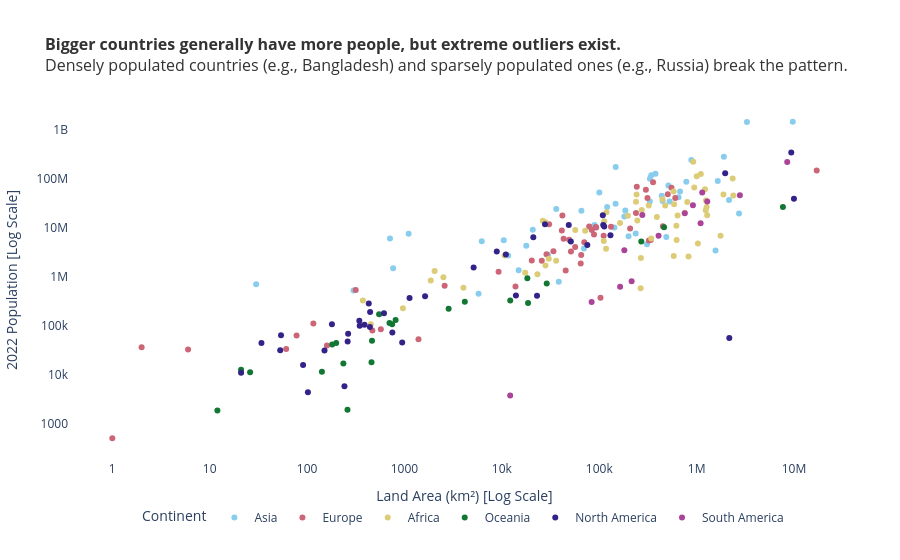

The cell this chart's notebook holds for it:
### Markdown cell above
**Chart choice & justification:** *Which chart did you choose, and why? Justify design choices.

*YOUR ANSWER HERE*  
I chose a scatter plot with logarithmic scales on both axes to visualize the relationship between land area and 2022 population.

Logarithmic Scales: Both area and population span multiple orders of magnitude. Using log scales prevents smaller countries from being clustered at the origin and reveals the underlying power-law relationship.

CVD-safe Palette: I used a qualitative, color-blind friendly palette (Plotly's Safe palette) to distinguish continents without using red/green combinations. Color here encodes a categorical variable (Continent) to answer if the relationship differs by region.

Direct Annotations: I added direct annotations to key outlier countries (e.g., Bangladesh, Russia, Canada). This directly answers the "which countries clearly break the pattern" question, saving the reader from hovering over individual dots.

Insight Title & Decluttered Layout: The title states the main finding—that while a general positive correlation exists, extreme outliers exist. I used plotly_white and removed background gridlines to keep the chart clean.

### Code cell
# Q3
# YOUR CODE HERE
df_q3 = df[['Country', 'Continent', 'Area', '2022 Population']].dropna()
df_q3 = df_q3[(df_q3['Area'] > 0) & (df_q3['2022 Population'] > 0)]

fig = px.scatter(
    df_q3,
    x='Area',
    y='2022 Population',
    color='Continent',
    hover_name='Country',
    log_x=True,
    log_y=True, 
    color_discrete_sequence=px.colors.qualitative.Safe 
)

outliers = ['Bangladesh', 'Russia', 'Canada', 'Australia', 'India', 'China']
for country in outliers:
    row = df_q3[df_q3['Country'] == country]
    if not row.empty:
        fig.add_annotation(
            x=row['Area'].values[0],
            y=row['2022 Population'].values[0],
            text=country,
            showarrow=True,
            arrowhead=1,
            ax=20, ay=-20,
            font=dict(size=10, color="black"),
            bgcolor="white",
            bordercolor="black",
            borderwidth=1,
            borderpad=2,
            opacity=0.8
        )

fig.update_layout(
         title=dict(
        text="<b>Bigger countries generally have more people, but extreme outliers exist.</b><br>Densely populated countries (e.g., Bangladesh) and sparsely populated ones (e.g., Russia) break the pattern.",
        font=dict(size=16, color='#333333'),
        x=0.05
    ),
    template='plotly_white',
    xaxis_title="Land Area (km²) [Log Scale]", 
    yaxis_title="2022 Population [Log Scale]",
    xaxis=dict(showgrid=False), 
    yaxis=dict(showgrid=False),
    legend=dict(
        title="Continent",
        orientation="h", 
        yanchor="bottom",
        y=-0.2,
        xanchor="center",
        x=0.5
    ),
    margin=dict(l=40, r=40, t=100, b=100)
)

fig.show()

### Figure 1 — Plotly figure (JSON) as saved in the notebook; plotly's stock layout.template omitted (floating-point values rounded to 4 significant figures)
{"data": [{"hovertemplate": "<b>%{hovertext}</b><br><br>Continent=Asia<br>Area=%{x}<br>2022 Population=%{y}<extra></extra>", "hovertext": ["Afghanistan", "Armenia", "Azerbaijan", "Bahrain", "Bangladesh", "Bhutan", "Brunei", "Cambodia", "China", "Georgia", "Hong Kong", "India", "Indonesia", "Iran", "Iraq", "Israel", "Japan", "Jordan", "Kazakhstan", "Kuwait", "Kyrgyzstan", "Laos", "Lebanon", "Macau", "Malaysia", "Maldives", "Mongolia", "Myanmar", "Nepal", "North Korea", "Oman", "Pakistan", "Palestine", "Philippines", "Qatar", "Saudi Arabia", "Singapore", "South Korea", "Sri Lanka", "Syria", "Taiwan", "Tajikistan", "Thailand", "Timor-Leste", "Turkey", "Turkmenistan", "United Arab Emirates", "Uzbekistan", "Vietnam", "Yemen"], "legendgroup": "Asia", "marker": {"color": "rgb(136, 204, 238)", "symbol": "circle"}, "mode": "markers", "name": "Asia", "orientation": "v", "showlegend": true, "type": "scatter", "x": [652230, 29743, 86600, 765, 147570, 38394, 5765, 181035, 9706961, 69700, 1104, 3287590, 1904569, 1648195, 438317, 20770, 377930, 89342, 2724900, 17818, 199951, 236800, 10452, 30, 330803, 300, 1564110, 676578, 147181, 120538, 309500, 881912, 6220, 342353, 11586, 2149690, 710, 100210, 65610, 185180, 36193, 143100, 513120, 14874, 783562, 488100, 83600, 447400, 331212, 527968], "xaxis": "x", "y": [41128771, 2780469, 10358074, 1472233, 171186372, 782455, 449002, 16767842, 1425887337, 3744385, 7488865, 1417173173, 275501339, 88550570, 44496122, 9038309, 123951692, 11285869, 19397998, 4268873, 6630623, 7529475, 5489739, 695168, 33938221, 523787, 3398366, 54179306, 30547580, 26069416, 4576298, 235824862, 5250072, 115559009, 2695122, 36408820, 5975689, 51815810, 21832143, 22125249, 23893394, 9952787, 71697030, 1341296, 85341241, 6430770, 9441129, 34627652, 98186856, 33696614], "yaxis": "y"}, {"hovertemplate": "<b>%{hovertext}</b><br><br>Continent=Europe<br>Area=%{x}<br>2022 Population=%{y}<extra></extra>", "hovertext": ["Albania", "Andorra", "Austria", "Belarus", "Belgium", "Bosnia and Herzegovina", "Bulgaria", "Croatia", "Cyprus", "Czech Republic", "Denmark", "Estonia", "Faroe Islands", "Finland", "France", "Germany", "Gibraltar", "Greece", "Guernsey", "Hungary", "Iceland", "Ireland", "Isle of Man", "Italy", "Jersey", "Latvia", "Liechtenstein", "Lithuania", "Luxembourg", "Malta", "Moldova", "Monaco", "Montenegro", "Netherlands", "North Macedonia", "Norway", "Poland", "Portugal", "Romania", "Russia", "San Marino", "Serbia", "Slovakia", "Slovenia", "Spain", "Sweden", "Switzerland", "Ukraine", "United Kingdom", "Vatican City"], "legendgroup": "Europe", "marker": {"color": "rgb(204, 102, 119)", "symbol": "circle"}, "mode": "markers", "name": "Europe", "orientation": "v", "showlegend": true, "type": "scatter", "x": [28748, 468, 83871, 207600, 30528, 51209, 110879, 56594, 9251, 78865, 43094, 45227, 1393, 338424, 551695, 357114, 6, 131990, 78, 93028, 103000, 70273, 572, 301336, 116, 64559, 160, 65300, 2586, 316, 33846, 2, 13812, 41850, 25713, 323802, 312679, 92090, 238391, 17098242, 61, 88361, 49037, 20273, 505992, 450295, 41284, 603500, 242900, 1], "xaxis": "x", "y": [2842321, 79824, 8939617, 9534954, 11655930, 3233526, 6781953, 4030358, 1251488, 10493986, 5882261, 1326062, 53090, 5540745, 64626628, 83369843, 32649, 10384971, 63301, 9967308, 372899, 5023109, 84519, 59037474, 110778, 1850651, 39327, 2750055, 647599, 533286, 3272996, 36469, 627082, 17564014, 2093599, 5434319, 39857145, 10270865, 19659267, 144713314, 33660, 7221365, 5643453, 2119844, 47558630, 10549347, 8740472, 39701739, 67508936, 510], "yaxis": "y"}, {"hovertemplate": "<b>%{hovertext}</b><br><br>Continent=Africa<br>Area=%{x}<br>2022 Population=%{y}<extra></extra>", "hovertext": ["Algeria", "Angola", "Benin", "Botswana", "Burkina Faso", "Burundi", "Cameroon", "Cape Verde", "Central African Republic", "Chad", "Comoros", "Djibouti", "DR Congo", "Egypt", "Equatorial Guinea", "Eritrea", "Eswatini", "Ethiopia", "Gabon", "Gambia", "Ghana", "Guinea", "Guinea-Bissau", "Ivory Coast", "Kenya", "Lesotho", "Liberia", "Libya", "Madagascar", "Malawi", "Mali", "Mauritania", "Mauritius", "Mayotte", "Morocco", "Mozambique", "Namibia", "Niger", "Nigeria", "Republic of the Congo", "Reunion", "Rwanda", "Sao Tome and Principe", "Senegal", "Seychelles", "Sierra Leone", "Somalia", "South Africa", "South Sudan", "Sudan", "Tanzania", "Togo", "Tunisia", "Uganda", "Western Sahara", "Zambia", "Zimbabwe"], "legendgroup": "Africa", "marker": {"color": "rgb(221, 204, 119)", "symbol": "circle"}, "mode": "markers", "name": "Africa", "orientation": "v", "showlegend": true, "type": "scatter", "x": [2381741, 1246700, 112622, 582000, 272967, 27834, 475442, 4033, 622984, 1284000, 1862, 23200, 2344858, 1002450, 28051, 117600, 17364, 1104300, 267668, 10689, 238533, 245857, 36125, 322463, 580367, 30355, 111369, 1759540, 587041, 118484, 1240192, 1030700, 2040, 374, 446550, 801590, 825615, 1267000, 923768, 342000, 2511, 26338, 964, 196722, 452, 71740, 637657, 1221037, 619745, 1886068, 945087, 56785, 163610, 241550, 266000, 752612, 390757], "xaxis": "x", "y": [44903225, 35588987, 13352864, 2630296, 22673762, 12889576, 27914536, 593149, 5579144, 17723315, 836774, 1120849, 99010212, 110990103, 1674908, 3684032, 1201670, 123379924, 2388992, 2705992, 33475870, 13859341, 2105566, 28160542, 54027487, 2305825, 5302681, 6812341, 29611714, 20405317, 22593590, 4736139, 1299469, 326101, 37457971, 32969517, 2567012, 26207977, 218541212, 5970424, 974052, 13776698, 227380, 17316449, 107118, 8605718, 17597511, 59893885, 10913164, 46874204, 65497748, 8848699, 12356117, 47249585, 575986, 20017675, 16320537], "yaxis": "y"}, {"hovertemplate": "<b>%{hovertext}</b><br><br>Continent=Oceania<br>Area=%{x}<br>2022 Population=%{y}<extra></extra>", "hovertext": ["American Samoa", "Australia", "Cook Islands", "Fiji", "French Polynesia", "Guam", "Kiribati", "Marshall Islands", "Micronesia", "Nauru", "New Caledonia", "New Zealand", "Niue", "Northern Mariana Islands", "Palau", "Papua New Guinea", "Samoa", "Solomon Islands", "Tokelau", "Tonga", "Tuvalu", "Vanuatu", "Wallis and Futuna"], "legendgroup": "Oceania", "marker": {"color": "rgb(17, 119, 51)", "symbol": "circle"}, "mode": "markers", "name": "Oceania", "orientation": "v", "showlegend": true, "type": "scatter", "x": [199, 7692024, 236, 18272, 4167, 549, 811, 181, 702, 21, 18575, 270467, 260, 464, 459, 462840, 2842, 28896, 12, 747, 26, 12189, 142], "xaxis": "x", "y": [44273, 26177413, 17011, 929766, 306279, 171774, 131232, 41569, 114164, 12668, 289950, 5185288, 1934, 49551, 18055, 10142619, 222382, 724273, 1871, 106858, 11312, 326740, 11572], "yaxis": "y"}, {"hovertemplate": "<b>%{hovertext}</b><br><br>Continent=North America<br>Area=%{x}<br>2022 Population=%{y}<extra></extra>", "hovertext": ["Anguilla", "Antigua and Barbuda", "Aruba", "Bahamas", "Barbados", "Belize", "Bermuda", "British Virgin Islands", "Canada", "Cayman Islands", "Costa Rica", "Cuba", "Curacao", "Dominica", "Dominican Republic", "El Salvador", "Greenland", "Grenada", "Guadeloupe", "Guatemala", "Haiti", "Honduras", "Jamaica", "Martinique", "Mexico", "Montserrat", "Nicaragua", "Panama", "Puerto Rico", "Saint Barthelemy", "Saint Kitts and Nevis", "Saint Lucia", "Saint Martin", "Saint Pierre and Miquelon", "Saint Vincent and the Grenadines", "Sint Maarten", "Trinidad and Tobago", "Turks and Caicos Islands", "United States", "United States Virgin Islands"], "legendgroup": "North America", "marker": {"color": "rgb(51, 34, 136)", "symbol": "circle"}, "mode": "markers", "name": "North America", "orientation": "v", "showlegend": true, "type": "scatter", "x": [91, 442, 180, 13943, 430, 22966, 54, 151, 9984670, 264, 51100, 109884, 444, 751, 48671, 21041, 2166086, 344, 1628, 108889, 27750, 112492, 10991, 1128, 1964375, 102, 130373, 75417, 8870, 21, 261, 616, 53, 242, 389, 34, 5130, 948, 9372610, 347], "xaxis": "x", "y": [15857, 93763, 106445, 409984, 281635, 405272, 64184, 31305, 38454327, 68706, 5180829, 11212191, 191163, 72737, 11228821, 6336392, 56466, 125438, 395752, 17843908, 11584996, 10432860, 2827377, 367507, 127504125, 4390, 6948392, 4408581, 3252407, 10967, 47657, 179857, 31791, 5862, 103948, 44175, 1531044, 45703, 338289857, 99465], "yaxis": "y"}, {"hovertemplate": "<b>%{hovertext}</b><br><br>Continent=South America<br>Area=%{x}<br>2022 Population=%{y}<extra></extra>", "hovertext": ["Argentina", "Bolivia", "Brazil", "Chile", "Colombia", "Ecuador", "Falkland Islands", "French Guiana", "Guyana", "Paraguay", "Peru", "Suriname", "Uruguay", "Venezuela"], "legendgroup": "South America", "marker": {"color": "rgb(170, 68, 153)", "symbol": "circle"}, "mode": "markers", "name": "South America", "orientation": "v", "showlegend": true, "type": "scatter", "x": [2780400, 1098581, 8515767, 756102, 1141748, 276841, 12173, 83534, 214969, 406752, 1285216, 163820, 181034, 916445], "xaxis": "x", "y": [45510318, 12224110, 215313498, 19603733, 51874024, 18001000, 3780, 304557, 808726, 6780744, 34049588, 618040, 3422794, 28301696], "yaxis": "y"}], "layout": {"annotations": [{"arrowhead": 1, "ax": 20, "ay": -20, "bgcolor": "white", "bordercolor": "black", "borderpad": 2, "borderwidth": 1, "font": {"color": "black", "size": 10}, "opacity": 0.8, "showarrow": true, "text": "Bangladesh", "x": 147570, "y": 171186372}, {"arrowhead": 1, "ax": 20, "ay": -20, "bgcolor": "white", "bordercolor": "black", "borderpad": 2, "borderwidth": 1, "font": {"color": "black", "size": 10}, "opacity": 0.8, "showarrow": true, "text": "Russia", "x": 17098242, "y": 144713314}, {"arrowhead": 1, "ax": 20, "ay": -20, "bgcolor": "white", "bordercolor": "black", "borderpad": 2, "borderwidth": 1, "font": {"color": "black", "size": 10}, "opacity": 0.8, "showarrow": true, "text": "Canada", "x": 9984670, "y": 38454327}, {"arrowhead": 1, "ax": 20, "ay": -20, "bgcolor": "white", "bordercolor": "black", "borderpad": 2, "borderwidth": 1, "font": {"color": "black", "size": 10}, "opacity": 0.8, "showarrow": true, "text": "Australia", "x": 7692024, "y": 26177413}, {"arrowhead": 1, "ax": 20, "ay": -20, "bgcolor": "white", "bordercolor": "black", "borderpad": 2, "borderwidth": 1, "font": {"color": "black", "size": 10}, "opacity": 0.8, "showarrow": true, "text": "India", "x": 3287590, "y": 1417173173}, {"arrowhead": 1, "ax": 20, "ay": -20, "bgcolor": "white", "bordercolor": "black", "borderpad": 2, "borderwidth": 1, "font": {"color": "black", "size": 10}, "opacity": 0.8, "showarrow": true, "text": "China", "x": 9706961, "y": 1425887337}], "legend": {"orientation": "h", "title": {"text": "Continent"}, "tracegroupgap": 0, "x": 0.5, "xanchor": "center", "y": -0.2, "yanchor": "bottom"}, "margin": {"b": 100, "l": 40, "r": 40, "t": 100}, "title": {"font": {"color": "#333333", "size": 16}, "text": "<b>Bigger countries generally have more people, but extreme outliers exist.</b><br>Densely populated countries (e.g., Bangladesh) and sparsely populated ones (e.g., Russia) break the pattern.", "x": 0.05}, "xaxis": {"anchor": "y", "domain": [0, 1], "showgrid": false, "title": {"text": "Land Area (km²) [Log Scale]"}, "type": "log"}, "yaxis": {"anchor": "x", "domain": [0, 1], "showgrid": false, "title": {"text": "2022 Population [Log Scale]"}, "type": "log"}}}
